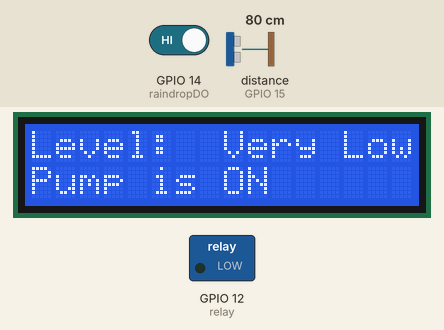
Simulated run of this sketch. Board: ESP8266 (NodeMCU). On the bench: 16×2 character LCD, switched loads named in the sketch (green lamp = pin HIGH). Wiring (inferred from the names in the program): ultrasonic range finder: trigger GPIO 13; echo GPIO 15. The inputs (shaded band) are chosen by the test bench; at power-on: distance to the obstacle (sensor on GPIO 15) 80 cm, GPIO 14 (raindropDO) HIGH. The echo pulse lasts 58.3 µs per cm; WiFi joins after 1.5 s; servers stay silent unless stated; pins used as bus, display or sensor lines are not drawn.

Above: at 11.1 s.
11.2 s: distance to the obstacle (sensor on GPIO 15) set to 15 cm
At 14.1 s:
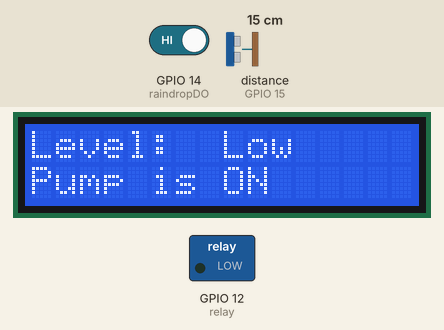
18.3 s: distance to the obstacle (sensor on GPIO 15) set to 12 cm
At 20.1 s:
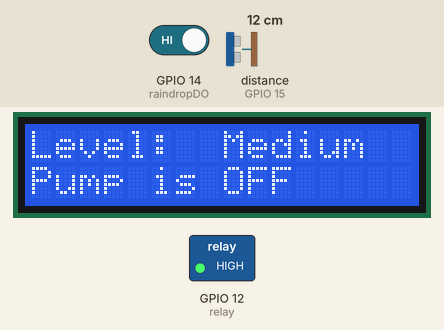
25.4 s: GPIO 14 (raindropDO) driven LOW
At 28.2 s:
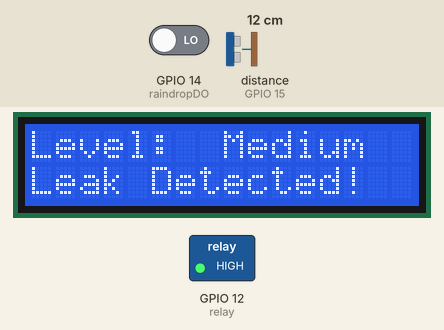
32.5 s: distance to the obstacle (sensor on GPIO 15) set to 2 cm
At 35.9 s:
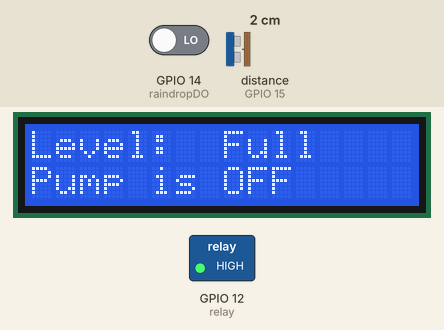
39.6 s: GPIO 14 (raindropDO) driven HIGH
At 42.8 s:
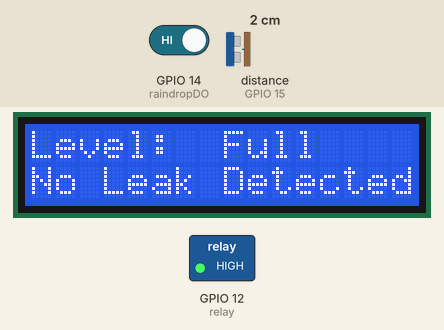
46.7 s: distance to the obstacle (sensor on GPIO 15) set to 9 cm
At 47.6 s:
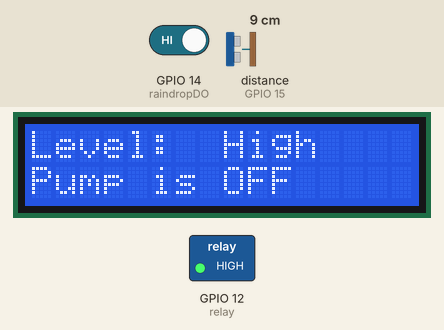
Timing chart, 0 to 49.7 s (numbered marks = the images above; inputs shaded):
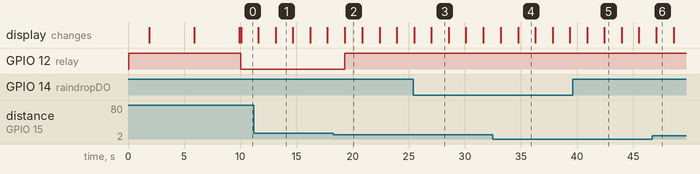

The sketch:

waterlevelmonitoring.ino
```cpp
/*Water level monitoring system with leak detection and automatic water restoration (BlueWave Ingenium)
https://srituhobby.com
https://github.com/binaryassasins
*/
//Include the library files
#include <LiquidCrystal_I2C.h>
#define BLYNK_PRINT Serial
#define BLYNK_TEMPLATE_ID "aaa"
#define BLYNK_TEMPLATE_NAME "bbb"
#include <ESP8266WiFi.h>
#include <BlynkSimpleEsp8266.h>
//Initialize the LCD display
LiquidCrystal_I2C lcd(0x27, 16, 2);
char auth[] = "xxx";//Enter your Auth token
char ssid[] = "yyy";//Enter your WIFI name
char pass[] = "zzz";//Enter your WIFI password
BlynkTimer timer;
// Define the component pins
#define trig 13   // Replace D7 with the correct GPIO number
#define echo 15   // Replace D8 with the correct GPIO number
#define raindropDO 14
#define relay 12
//Enter your tank max value(CM)
int MaxLevel = 20;
int Level1 = (MaxLevel * 85) / 100; //(MaxLevel * 75) / 100;
int Level2 = (MaxLevel * 70) / 100; //(MaxLevel * 65) / 100;
int Level3 = (MaxLevel * 50) / 100; //(MaxLevel * 55) / 100;
int Level4 = (MaxLevel * 35) / 100; //(MaxLevel * 45) / 100;
int Level5 = (MaxLevel * 25) / 100; //(MaxLevel * 35) / 100;
void setup() {
  Serial.begin(9600);
  lcd.init();
  lcd.backlight();
  pinMode(trig, OUTPUT);
  pinMode(echo, INPUT);
  pinMode(relay, OUTPUT);
  // raindrop calibration
  pinMode(raindropDO, INPUT);
  digitalWrite(relay, HIGH); //digitalWrite(relay, HIGH)
  Blynk.begin(auth, ssid, pass, "blynk.cloud", 80);
  lcd.setCursor(0, 0);
  lcd.print("Water level");
  lcd.setCursor(4, 1);
  lcd.print("Monitoring");
  delay(4000);
  lcd.clear();
  lcd.print("BlueWave");
  lcd.setCursor(4, 1);
  lcd.print("Ingenium");
  delay(4000);
  lcd.clear();
  //Call the functions
  timer.setInterval(100L, ultrasonic);
  raindrops();
}
//Get the ultrasonic sensor values
void ultrasonic() {
  digitalWrite(trig, LOW);
  delayMicroseconds(4);
  digitalWrite(trig, HIGH);
  delayMicroseconds(10);
  digitalWrite(trig, LOW);
  long t = pulseIn(echo, HIGH);
  int distance = t / 29 / 2;
  int blynkDistance = (distance - MaxLevel) * -1;
  if (distance <= MaxLevel) {
    Blynk.virtualWrite(V0, blynkDistance);
  } else {
    Blynk.virtualWrite(V0, 0);
  }
  lcd.setCursor(0, 0);
  lcd.print("Level:");
  lcd.print("                ");
  if (Level1 <= distance) {
    lcd.setCursor(8, 0);
    lcd.print("Very Low");
    lcd.print(" ");
    if (raindrops() == "No Leak Detected.") {
      digitalWrite(relay, LOW);
      lcd.setCursor(0, 1);
      lcd.print("Pump is ON ");
      Blynk.virtualWrite(V3, HIGH);
      lcd.print("               ");
      delay(1500);
      lcd.setCursor(0, 1);
      lcd.print(raindrops());
      lcd.print("               ");
      delay(1500);
    } else if (raindrops() == "Leak Detected!") {
      digitalWrite(relay, HIGH);
      lcd.setCursor(0, 1);
      lcd.print("Pump is OFF ");
      Blynk.virtualWrite(V3, LOW);
      lcd.print("               ");
      delay(1500);
      lcd.setCursor(0, 1);
      lcd.print(raindrops());
      lcd.print("               ");
      delay(1500);
    }
  } else if (Level2 <= distance && Level1 > distance) {
    lcd.setCursor(8, 0);
    lcd.print("Low");
    lcd.print(" ");
    if (raindrops() == "No Leak Detected.") {
      digitalWrite(relay, LOW);
      lcd.setCursor(0, 1);
      lcd.print("Pump is ON ");
      Blynk.virtualWrite(V3, HIGH);
      lcd.print("               ");
      delay(1500);
      lcd.setCursor(0, 1);
      lcd.print(raindrops());
      lcd.print("               ");
      delay(1500);
    } else if (raindrops() == "Leak Detected!") {
      digitalWrite(relay, HIGH);
      lcd.setCursor(0, 1);
      lcd.print("Pump is OFF ");
      Blynk.virtualWrite(V3, LOW);
      lcd.print("               ");
      delay(1500);
      lcd.setCursor(0, 1);
      lcd.print(raindrops());
      lcd.print("               ");
      delay(1500);
    }
  } else if (Level3 <= distance && Level2 > distance) {
    lcd.setCursor(8, 0);
    lcd.print("Medium");
    lcd.print(" ");
    if (raindrops() == "No Leak Detected.") {
      digitalWrite(relay, HIGH);
      lcd.setCursor(0, 1);
      lcd.print("Pump is OFF ");
      Blynk.virtualWrite(V3, LOW);
      lcd.print("               ");
      delay(1500);
      lcd.setCursor(0, 1);
      lcd.print(raindrops());
      lcd.print("               ");
      delay(1500);
    } else if (raindrops() == "Leak Detected!") {
      digitalWrite(relay, HIGH);
      lcd.setCursor(0, 1);
      lcd.print("Pump is OFF ");
      Blynk.virtualWrite(V3, LOW);
      lcd.print("               ");
      delay(1500);
      lcd.setCursor(0, 1);
      lcd.print(raindrops());
      lcd.print("               ");
      delay(1500);
    }
  } else if (Level4 <= distance && Level3 > distance) {
    lcd.setCursor(8, 0);
    lcd.print("High");
    lcd.print(" ");
    if (raindrops() == "No Leak Detected.") {
      digitalWrite(relay, HIGH);
      lcd.setCursor(0, 1);
      lcd.print("Pump is OFF ");
      Blynk.virtualWrite(V3, LOW);
      lcd.print("               ");
      delay(1500);
      lcd.setCursor(0, 1);
      lcd.print(raindrops());
      lcd.print("               ");
      delay(1500);
    } else if (raindrops() == "Leak Detected!") {
      digitalWrite(relay, HIGH);
      lcd.setCursor(0, 1);
      lcd.print("Pump is OFF ");
      Blynk.virtualWrite(V3, LOW);
      lcd.print("               ");
      delay(1500);
      lcd.setCursor(0, 1);
      lcd.print(raindrops());
      lcd.print("               ");
      delay(1500);
    }
  } else if (Level5 >= distance) {
    lcd.setCursor(8, 0);
    lcd.print("Full");
    lcd.print(" ");
    if (raindrops() == "No Leak Detected.") {
      digitalWrite(relay, HIGH);
      lcd.setCursor(0, 1);
      lcd.print("Pump is OFF ");
      Blynk.virtualWrite(V3, LOW);
      lcd.print("               ");
      delay(1500);
      lcd.setCursor(0, 1);
      lcd.print(raindrops());
      lcd.print("               ");
      delay(1500);
    } else if (raindrops() == "Leak Detected!") {
      digitalWrite(relay, HIGH);
      lcd.setCursor(0, 1);
      lcd.print("Pump is OFF ");
      Blynk.virtualWrite(V3, LOW);
      lcd.print("               ");
      delay(1500);
      lcd.setCursor(0, 1);
      lcd.print(raindrops());
      lcd.print("               ");
      delay(1500);
    }
  }
}

// Rain sensor module calibration -> retrieve the value to force shut down water pump
const char* raindrops() {
  int raindropState = digitalRead(raindropDO);
  const char* stateText;
  if (raindropState == LOW) {
    Blynk.virtualWrite(V2, "Leak Detected!");
    stateText = "Leak Detected!";
    // suspend auto pump
    //digitalWrite(relay, HIGH);
  } else {
    Blynk.virtualWrite(V2, "No Leak Detected.");
    stateText = "No Leak Detected.";
    //digitalWrite(relay, LOW);
  }
  return stateText;
}

void loop() {
  Blynk.run();//Run the Blynk library
  timer.run();//Run the Blynk timer
}
```

Measured:
- the behaviour switches between 14 and 13 cm on distance to the obstacle (sensor on GPIO 15) (found by bisection; images 1 and 2)
- after the input at 11.2 s, the display: first differs from a run without the input after 2.0 s (image 1)
- after the input at 18.3 s, GPIO 12 (relay): LOW → HIGH after 0.99 s; the display: changes after 1.0 s (image 2)
- after the input at 25.4 s, the display: first differs from a run without the input after 1.6 s (image 3)
- after the input at 32.5 s, the display: first differs from a run without the input after 2.2 s (image 4)
- after the input at 39.6 s, the display: first differs from a run without the input after 2.8 s (image 5)
- after the input at 46.7 s, the display: changes after 0.36 s (image 6)
